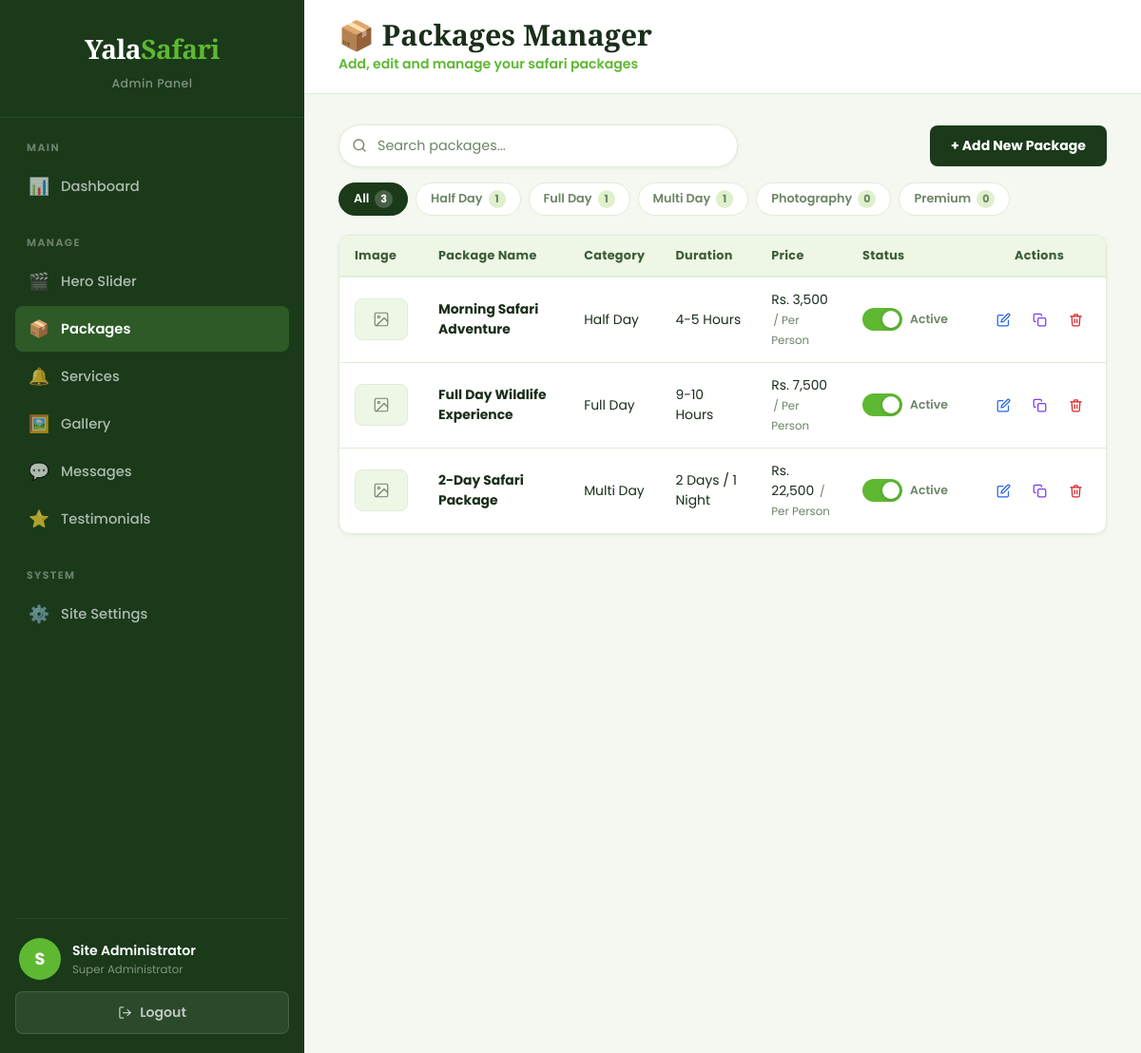
Page /admin/packages.php (signed in) on the earlier database version.
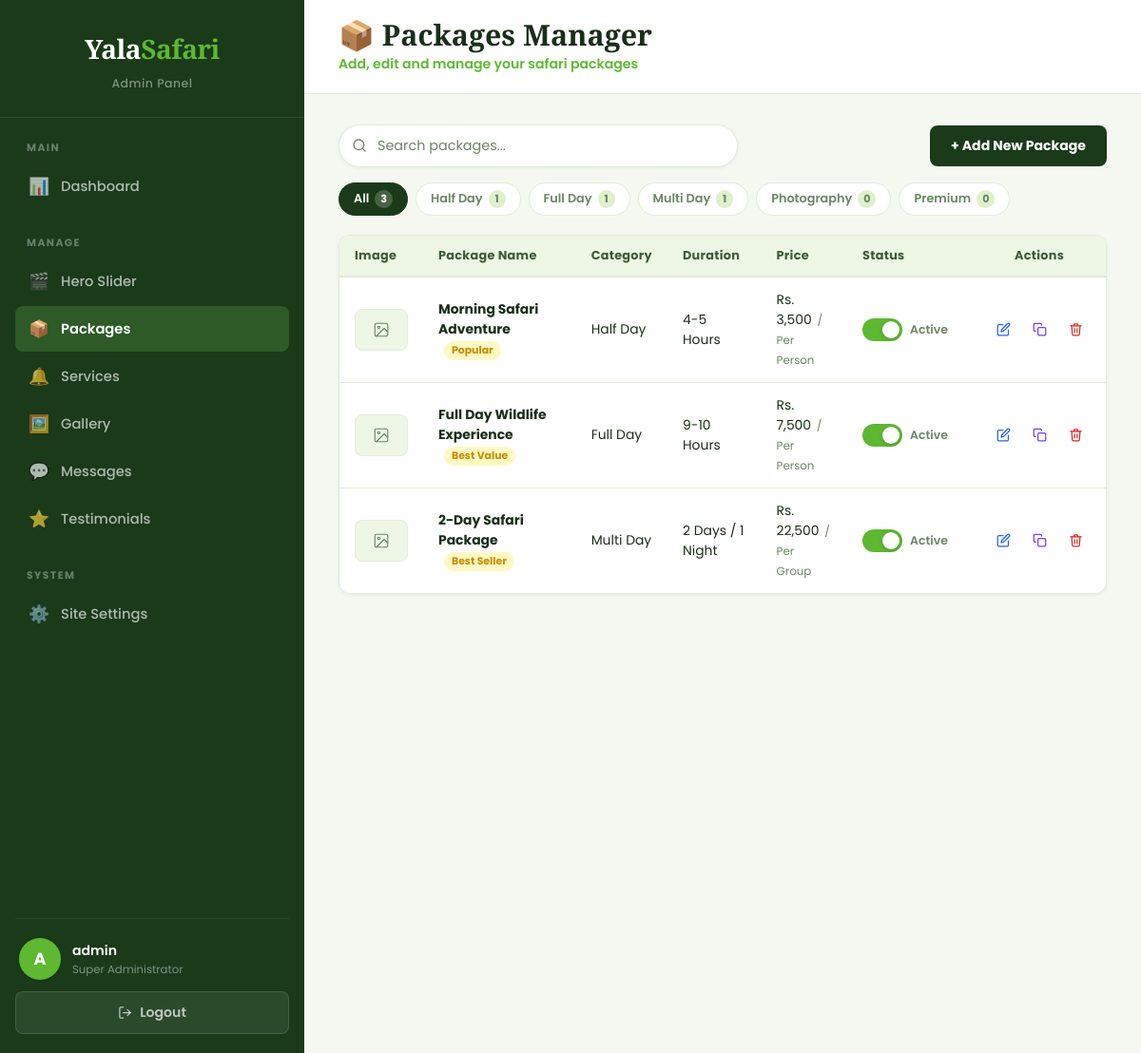
Same page on the later database version.
### tables this page shows
CREATE TABLE IF NOT EXISTS `packages` (
  `id`          INT AUTO_INCREMENT PRIMARY KEY,
  `name`        VARCHAR(150) NOT NULL,
  `category`    VARCHAR(50),
  `duration`    VARCHAR(50),
  `price`       DECIMAL(10,2) DEFAULT 0,
  `price_per`   VARCHAR(50)  DEFAULT 'Per Person',
  `badge_label` VARCHAR(50),
  `description` TEXT,
  `features`    TEXT,
  `image`       VARCHAR(255),
  `status`      ENUM('active','inactive') DEFAULT 'active',
  `created_at`  TIMESTAMP DEFAULT CURRENT_TIMESTAMP
);

### admin/includes/auth.php (called while the page is built, shortened)
<?php
function currentAdmin(): array {
    return [
        'id'       => $_SESSION['admin_id']   ?? 0,
        'username' => $_SESSION['admin_user'] ?? '',
        'name'     => $_SESSION['admin_name'] ?? 'Admin',
    ];
}

### admin/packages.php (the view, shortened to what the changed rows need)
<?php
require_once __DIR__ . '/includes/auth.php';
$db      = getDB();
$search     = trim($_GET['search'] ?? '');
$filterCat  = trim($_GET['cat']    ?? '');
$where  = [];
$params = [];
$types  = '';
$sql = 'SELECT * FROM packages' . ($where ? ' WHERE ' . implode(' AND ', $where) : '') . ' ORDER BY created_at DESC';
if ($params) {
    $stmt = $db->prepare($sql);
    $stmt->bind_param($types, ...$params);
    $stmt->execute();
    $packages = $stmt->get_result()->fetch_all(MYSQLI_ASSOC);
    $stmt->close();
} else {
    $res      = $db->query($sql);
    $packages = $res ? $res->fetch_all(MYSQLI_ASSOC) : [];
}
?>
<!DOCTYPE html>
<html lang="en">
<head>
  <link rel="stylesheet" href="css/admin.css"/>
  <link rel="stylesheet" href="css/packages.css"/>
</head>
<body>
<div class="admin-layout">
  <?php require_once __DIR__ . '/includes/sidebar.php'; ?>
  <main class="admin-main">
    <div class="admin-topbar">
      <div class="topbar-title">
        <h1>📦 Packages Manager</h1>
      </div>
    </div>
    <div class="admin-content">
      <div class="panel">
        <div class="admin-table-wrap">
          <table class="admin-table">
            <thead>
              <tr>
                <th style="width:76px">Image</th>
                <th>Package Name</th>
                <th>Category</th>
                <th>Duration</th>
                <th>Price</th>
                <th style="width:130px">Status</th>
                <th style="width:110px; text-align:center">Actions</th>
              </tr>
            </thead>
            <tbody>
            <?php if (empty($packages)): ?>
              <tr>
                <td colspan="7" class="table-empty">
                  <?php if ($search || $filterCat): ?>
                    No packages found
                    <?= $filterCat ? "in <strong>$filterCat</strong>" : '' ?>
                    <?= $search ? "matching &ldquo;<strong>" . htmlspecialchars($search) . "</strong>&rdquo;" : '' ?>
                  <?php else: ?>
                    No packages yet — <a href="packages.php?action=add" class="link-add">Add your first package</a>
                  <?php endif; ?>
                </td>
              </tr>
            <?php else: ?>
              <?php foreach ($packages as $p): ?>
              <tr>
                <td>
                  <?php if (!empty($p['image'])): ?>
                    <img src="../<?= htmlspecialchars($p['image']) ?>" alt="" class="pkg-thumb"
                      onerror="this.outerHTML='<div class=\'pkg-thumb-placeholder\'><svg viewBox=\'0 0 24 24\' stroke-width=\'1.5\' style=\'width:18px;height:18px;stroke:#6b8565;fill:none\'><rect x=\'3\' y=\'3\' width=\'18\' height=\'18\' rx=\'2\'/><circle cx=\'8.5\' cy=\'8.5\' r=\'1.5\'/><polyline points=\'21 15 16 10 5 21\'/></svg></div>'"/>
                  <?php else: ?>
                    <div class="pkg-thumb-placeholder">
                      <svg viewBox="0 0 24 24" stroke-width="1.5" stroke-linecap="round" stroke-linejoin="round">
                        <rect x="3" y="3" width="18" height="18" rx="2"/>
                        <circle cx="8.5" cy="8.5" r="1.5"/>
                        <polyline points="21 15 16 10 5 21"/>
                      </svg>
                    </div>
                  <?php endif; ?>
                </td>
                <td>
                  <strong><?= htmlspecialchars($p['name']) ?></strong>
                  <?php if (!empty($p['badge_label'])): ?>
                    <span class="pkg-badge"><?= htmlspecialchars($p['badge_label']) ?></span>
                  <?php endif; ?>
                </td>
                <td><?= htmlspecialchars($p['category'] ?? '—') ?></td>
                <td><?= htmlspecialchars($p['duration'] ?? '—') ?></td>
                <td>
                  Rs. <?= number_format((float)$p['price']) ?>
                  <span class="price-per">/ <?= htmlspecialchars($p['price_per'] ?? 'person') ?></span>
                </td>
                <td>
                  <form method="POST" action="packages.php" style="margin:0">
                    <div class="toggle-wrap">
                      <label class="toggle-switch">
                        <span class="toggle-slider"></span>
                      </label>
                      <span class="toggle-label"><?= ucfirst($p['status']) ?></span>
                    </div>
                  </form>
                </td>
                <td>
                  <div class="action-btns">
                    <a href="packages.php?edit=<?= $p['id'] ?>" class="btn-icon btn-edit" title="Edit package">
                      <svg viewBox="0 0 24 24" stroke-width="2" stroke-linecap="round" stroke-linejoin="round">
                        <path d="M11 4H4a2 2 0 00-2 2v14a2 2 0 002 2h14a2 2 0 002-2v-7"/>
                        <path d="M18.5 2.5a2.121 2.121 0 013 3L12 15l-4 1 1-4 9.5-9.5z"/>
                      </svg>
                    </a>
                    <form method="POST" action="packages.php" style="margin:0" title="Duplicate package">
                      <button type="submit" class="btn-icon btn-copy" title="Duplicate">
                        <svg viewBox="0 0 24 24" stroke-width="2" stroke-linecap="round" stroke-linejoin="round">
                          <rect x="9" y="9" width="13" height="13" rx="2"/>
                          <path d="M5 15H4a2 2 0 01-2-2V4a2 2 0 012-2h9a2 2 0 012 2v1"/>
                        </svg>
                      </button>
                    </form>
                    <form method="POST" action="packages.php" style="margin:0" onsubmit="return confirm('Delete «<?= htmlspecialchars(addslashes($p['name'])) ?>»? This cannot be undone.')">
                      <button type="submit" class="btn-icon btn-delete" title="Delete">
                        <svg viewBox="0 0 24 24" stroke-width="2" stroke-linecap="round" stroke-linejoin="round">
                          <polyline points="3 6 5 6 21 6"/>
                          <path d="M19 6l-1 14a2 2 0 01-2 2H8a2 2 0 01-2-2L5 6"/>
                          <path d="M10 11v6M14 11v6"/>
                          <path d="M9 6V4a1 1 0 011-1h4a1 1 0 011 1v2"/>
                        </svg>
                      </button>
                    </form>
                  </div>
                </td>
              </tr>
              <?php endforeach; ?>
            <?php endif; ?>
            </tbody>
          </table>
        </div>
      </div>
    </div>
  </main>
</div>
</body>
</html>

### admin/includes/sidebar.php (shortened to what the changed rows need)
<?php
$admin        = currentAdmin();
$initial = strtoupper(substr($admin['name'], 0, 1));
?>
<aside class="sidebar" id="sidebar">
  <div class="sidebar-profile">
    <div class="profile-avatar"><?= htmlspecialchars($initial) ?></div>
    <div class="profile-info">
      <div class="profile-name"><?= htmlspecialchars($admin['name']) ?></div>
      <div class="profile-role">Super Administrator</div>
    </div>
  </div>
</aside>

Differences in the rows shown:
changed packages "Morning Safari Adventure": badge_label (not shown) → "Popular"
changed packages "Full Day Wildlife Experience": badge_label (not shown) → "Best Value"
changed packages "2-Day Safari Package": badge_label (not shown) → "Best Seller"; price_per "Per Person" → "Per Group"
Other differences:
$initial: "S" → "A"
$admin['name']: "Site Administrator" → "admin"
